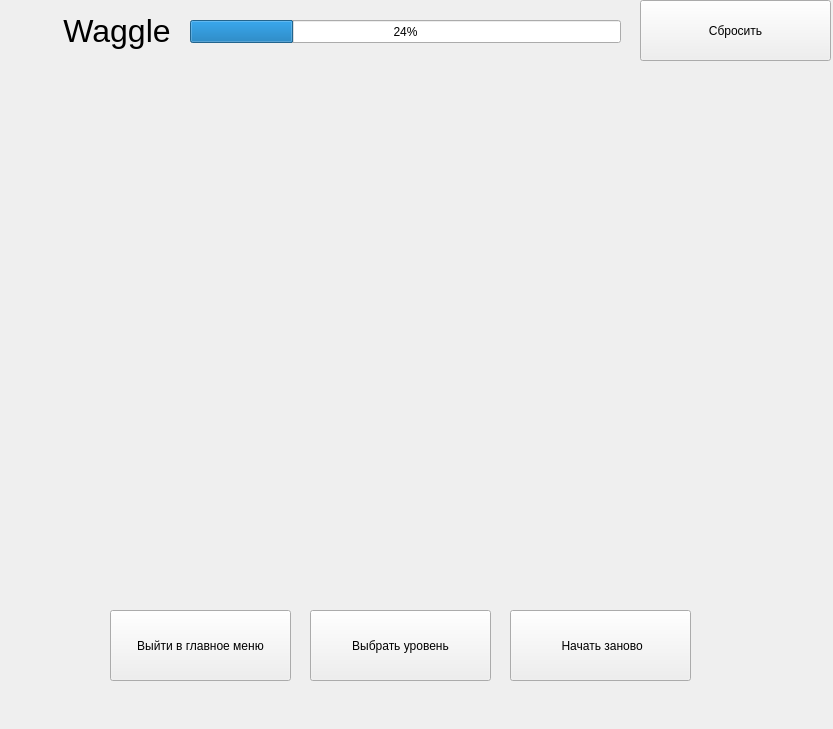
<?xml version="1.0" encoding="UTF-8"?>
<ui version="4.0">
 <class>Form</class>
 <widget class="QWidget" name="Form">
  <property name="geometry">
   <rect>
    <x>0</x>
    <y>0</y>
    <width>833</width>
    <height>729</height>
   </rect>
  </property>
  <property name="minimumSize">
   <size>
    <width>833</width>
    <height>729</height>
   </size>
  </property>
  <property name="maximumSize">
   <size>
    <width>833</width>
    <height>729</height>
   </size>
  </property>
  <property name="windowTitle">
   <string>Form</string>
  </property>
  <widget class="QWidget" name="gridLayoutWidget">
   <property name="geometry">
    <rect>
     <x>80</x>
     <y>70</y>
     <width>671</width>
     <height>481</height>
    </rect>
   </property>
   <layout class="QGridLayout" name="game_grid"/>
  </widget>
  <widget class="QPushButton" name="reset_button">
   <property name="geometry">
    <rect>
     <x>640</x>
     <y>0</y>
     <width>191</width>
     <height>61</height>
    </rect>
   </property>
   <property name="text">
    <string>Сбросить</string>
   </property>
  </widget>
  <widget class="QProgressBar" name="time_bar">
   <property name="geometry">
    <rect>
     <x>190</x>
     <y>20</y>
     <width>431</width>
     <height>23</height>
    </rect>
   </property>
   <property name="value">
    <number>24</number>
   </property>
  </widget>
  <widget class="QLabel" name="game_name">
   <property name="geometry">
    <rect>
     <x>10</x>
     <y>10</y>
     <width>161</width>
     <height>41</height>
    </rect>
   </property>
   <property name="font">
    <font>
     <family>Arial</family>
     <pointsize>24</pointsize>
    </font>
   </property>
   <property name="text">
    <string>      Waggle</string>
   </property>
  </widget>
  <widget class="QPushButton" name="pushButton">
   <property name="geometry">
    <rect>
     <x>110</x>
     <y>610</y>
     <width>181</width>
     <height>71</height>
    </rect>
   </property>
   <property name="text">
    <string>Выйти в главное меню</string>
   </property>
  </widget>
  <widget class="QPushButton" name="choose_button">
   <property name="geometry">
    <rect>
     <x>310</x>
     <y>610</y>
     <width>181</width>
     <height>71</height>
    </rect>
   </property>
   <property name="text">
    <string>Выбрать уровень</string>
   </property>
  </widget>
  <widget class="QPushButton" name="reset_game">
   <property name="geometry">
    <rect>
     <x>510</x>
     <y>610</y>
     <width>181</width>
     <height>71</height>
    </rect>
   </property>
   <property name="text">
    <string> Начать заново</string>
   </property>
  </widget>
 </widget>
 <resources/>
 <connections/>
</ui>
